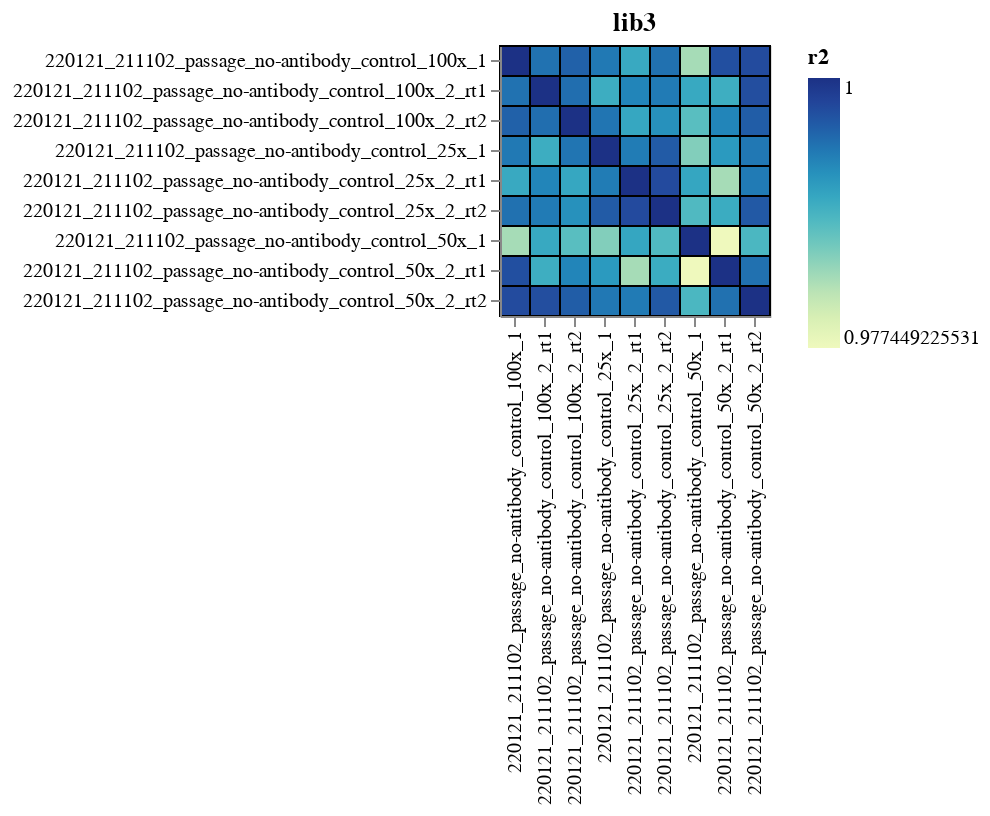

This figure's notebook cell:
### Code cell
corr_charts = []
for library, library_corr in corrs.groupby("library"):
    corr_chart = (
        alt.Chart(library_corr)
        .encode(
            alt.X("sample_1", title=None),
            alt.Y("sample_2", title=None),
            color=alt.Color("r2", scale=alt.Scale(type='log')),
            tooltip=[
                "library",
                "sample_1",
                "sample_2",
                alt.Tooltip("r2", format=".3f")
            ],
        )
        .mark_rect(stroke="black")
        .properties(width=alt.Step(15), height=alt.Step(15), title=library)
#         .add_selection(*selections)
    )
#     for selection in selections:
#         corr_chart = corr_chart.transform_filter(selection)
    corr_charts.append(corr_chart)

corr_chart = (
    alt.vconcat(*corr_charts)
    .configure_axis(labelLimit=500)

)

corr_chart

### Figure 1 — Vega-Lite specification as saved in the notebook (floating-point values rounded to 4 significant figures)
{"config": {"view": {"continuousWidth": 400, "continuousHeight": 300}, "axis": {"labelLimit": 500}}, "vconcat": [{"mark": {"type": "rect", "stroke": "black"}, "encoding": {"color": {"field": "r2", "scale": {"type": "log"}, "type": "quantitative"}, "tooltip": [{"field": "library", "type": "nominal"}, {"field": "sample_1", "type": "nominal"}, {"field": "sample_2", "type": "nominal"}, {"field": "r2", "format": ".3f", "type": "quantitative"}], "x": {"field": "sample_1", "title": null, "type": "nominal"}, "y": {"field": "sample_2", "title": null, "type": "nominal"}}, "height": {"step": 15}, "title": "lib3", "width": {"step": 15}}], "data": {"name": "data-0710bc71b3bee88192e9e7f40d324914"}, "$schema": "https://vega.github.io/schema/vega-lite/v4.17.0.json", "datasets": {"data-0710bc71b3bee88192e9e7f40d324914": [{"library": "lib3", "sample_1": "220121_211102_passage_no-antibody_control_100x_1", "sample_2": "220121_211102_passage_no-antibody_control_100x_1", "r2": 1.0, "equal": true, "antibody": "no antibody", "virus_batch": "211102_passage", "sample_type": "no-antibody_control", "date": 220121}, {"library": "lib3", "sample_1": "220121_211102_passage_no-antibody_control_100x_2_rt1", "sample_2": "220121_211102_passage_no-antibody_control_100x_1", "r2": 0.9943, "equal": true, "antibody": "no antibody", "virus_batch": "211102_passage", "sample_type": "no-antibody_control", "date": 220121}, {"library": "lib3", "sample_1": "220121_211102_passage_no-antibody_control_100x_2_rt2", "sample_2": "220121_211102_passage_no-antibody_control_100x_1", "r2": 0.9956, "equal": true, "antibody": "no antibody", "virus_batch": "211102_passage", "sample_type": "no-antibody_control", "date": 220121}, {"library": "lib3", "sample_1": "220121_211102_passage_no-antibody_control_25x_1", "sample_2": "220121_211102_passage_no-antibody_control_100x_1", "r2": 0.9938, "equal": true, "antibody": "no antibody", "virus_batch": "211102_passage", "sample_type": "no-antibody_control", "date": 220121}, {"library": "lib3", "sample_1": "220121_211102_passage_no-antibody_control_25x_2_rt1", "sample_2": "220121_211102_passage_no-antibody_control_100x_1", "r2": 0.9898, "equal": true, "antibody": "no antibody", "virus_batch": "211102_passage", "sample_type": "no-antibody_control", "date": 220121}, {"library": "lib3", "sample_1": "220121_211102_passage_no-antibody_control_25x_2_rt2", "sample_2": "220121_211102_passage_no-antibody_control_100x_1", "r2": 0.9944, "equal": true, "antibody": "no antibody", "virus_batch": "211102_passage", "sample_type": "no-antibody_control", "date": 220121}, {"library": "lib3", "sample_1": "220121_211102_passage_no-antibody_control_50x_1", "sample_2": "220121_211102_passage_no-antibody_control_100x_1", "r2": 0.9832, "equal": true, "antibody": "no antibody", "virus_batch": "211102_passage", "sample_type": "no-antibody_control", "date": 220121}, {"library": "lib3", "sample_1": "220121_211102_passage_no-antibody_control_50x_2_rt1", "sample_2": "220121_211102_passage_no-antibody_control_100x_1", "r2": 0.9971, "equal": true, "antibody": "no antibody", "virus_batch": "211102_passage", "sample_type": "no-antibody_control", "date": 220121}, {"library": "lib3", "sample_1": "220121_211102_passage_no-antibody_control_50x_2_rt2", "sample_2": "220121_211102_passage_no-antibody_control_100x_1", "r2": 0.9974, "equal": true, "antibody": "no antibody", "virus_batch": "211102_passage", "sample_type": "no-antibody_control", "date": 220121}, {"library": "lib3", "sample_1": "220121_211102_passage_no-antibody_control_100x_1", "sample_2": "220121_211102_passage_no-antibody_control_100x_2_rt1", "r2": 0.9943, "equal": true, "antibody": "no antibody", "virus_batch": "211102_passage", "sample_type": "no-antibody_control", "date": 220121}, {"library": "lib3", "sample_1": "220121_211102_passage_no-antibody_control_100x_2_rt1", "sample_2": "220121_211102_passage_no-antibody_control_100x_2_rt1", "r2": 1.0, "equal": true, "antibody": "no antibody", "virus_batch": "211102_passage", "sample_type": "no-antibody_control", "date": 220121}, {"library": "lib3", "sample_1": "220121_211102_passage_no-antibody_control_100x_2_rt2", "sample_2": "220121_211102_passage_no-antibody_control_100x_2_rt1", "r2": 0.9946, "equal": true, "antibody": "no antibody", "virus_batch": "211102_passage", "sample_type": "no-antibody_control", "date": 220121}, {"library": "lib3", "sample_1": "220121_211102_passage_no-antibody_control_25x_1", "sample_2": "220121_211102_passage_no-antibody_control_100x_2_rt1", "r2": 0.9894, "equal": true, "antibody": "no antibody", "virus_batch": "211102_passage", "sample_type": "no-antibody_control", "date": 220121}, {"library": "lib3", "sample_1": "220121_211102_passage_no-antibody_control_25x_2_rt1", "sample_2": "220121_211102_passage_no-antibody_control_100x_2_rt1", "r2": 0.9929, "equal": true, "antibody": "no antibody", "virus_batch": "211102_passage", "sample_type": "no-antibody_control", "date": 220121}, {"library": "lib3", "sample_1": "220121_211102_passage_no-antibody_control_25x_2_rt2", "sample_2": "220121_211102_passage_no-antibody_control_100x_2_rt1", "r2": 0.9937, "equal": true, "antibody": "no antibody", "virus_batch": "211102_passage", "sample_type": "no-antibody_control", "date": 220121}, {"library": "lib3", "sample_1": "220121_211102_passage_no-antibody_control_50x_1", "sample_2": "220121_211102_passage_no-antibody_control_100x_2_rt1", "r2": 0.9898, "equal": true, "antibody": "no antibody", "virus_batch": "211102_passage", "sample_type": "no-antibody_control", "date": 220121}, {"library": "lib3", "sample_1": "220121_211102_passage_no-antibody_control_50x_2_rt1", "sample_2": "220121_211102_passage_no-antibody_control_100x_2_rt1", "r2": 0.9893, "equal": true, "antibody": "no antibody", "virus_batch": "211102_passage", "sample_type": "no-antibody_control", "date": 220121}, {"library": "lib3", "sample_1": "220121_211102_passage_no-antibody_control_50x_2_rt2", "sample_2": "220121_211102_passage_no-antibody_control_100x_2_rt1", "r2": 0.9972, "equal": true, "antibody": "no antibody", "virus_batch": "211102_passage", "sample_type": "no-antibody_control", "date": 220121}, {"library": "lib3", "sample_1": "220121_211102_passage_no-antibody_control_100x_1", "sample_2": "220121_211102_passage_no-antibody_control_100x_2_rt2", "r2": 0.9956, "equal": true, "antibody": "no antibody", "virus_batch": "211102_passage", "sample_type": "no-antibody_control", "date": 220121}, {"library": "lib3", "sample_1": "220121_211102_passage_no-antibody_control_100x_2_rt1", "sample_2": "220121_211102_passage_no-antibody_control_100x_2_rt2", "r2": 0.9946, "equal": true, "antibody": "no antibody", "virus_batch": "211102_passage", "sample_type": "no-antibody_control", "date": 220121}, {"library": "lib3", "sample_1": "220121_211102_passage_no-antibody_control_100x_2_rt2", "sample_2": "220121_211102_passage_no-antibody_control_100x_2_rt2", "r2": 1.0, "equal": true, "antibody": "no antibody", "virus_batch": "211102_passage", "sample_type": "no-antibody_control", "date": 220121}, {"library": "lib3", "sample_1": "220121_211102_passage_no-antibody_control_25x_1", "sample_2": "220121_211102_passage_no-antibody_control_100x_2_rt2", "r2": 0.9941, "equal": true, "antibody": "no antibody", "virus_batch": "211102_passage", "sample_type": "no-antibody_control", "date": 220121}, {"library": "lib3", "sample_1": "220121_211102_passage_no-antibody_control_25x_2_rt1", "sample_2": "220121_211102_passage_no-antibody_control_100x_2_rt2", "r2": 0.99, "equal": true, "antibody": "no antibody", "virus_batch": "211102_passage", "sample_type": "no-antibody_control", "date": 220121}, {"library": "lib3", "sample_1": "220121_211102_passage_no-antibody_control_25x_2_rt2", "sample_2": "220121_211102_passage_no-antibody_control_100x_2_rt2", "r2": 0.992, "equal": true, "antibody": "no antibody", "virus_batch": "211102_passage", "sample_type": "no-antibody_control", "date": 220121}, {"library": "lib3", "sample_1": "220121_211102_passage_no-antibody_control_50x_1", "sample_2": "220121_211102_passage_no-antibody_control_100x_2_rt2", "r2": 0.9874, "equal": true, "antibody": "no antibody", "virus_batch": "211102_passage", "sample_type": "no-antibody_control", "date": 220121}, {"library": "lib3", "sample_1": "220121_211102_passage_no-antibody_control_50x_2_rt1", "sample_2": "220121_211102_passage_no-antibody_control_100x_2_rt2", "r2": 0.993, "equal": true, "antibody": "no antibody", "virus_batch": "211102_passage", "sample_type": "no-antibody_control", "date": 220121}, {"library": "lib3", "sample_1": "220121_211102_passage_no-antibody_control_50x_2_rt2", "sample_2": "220121_211102_passage_no-antibody_control_100x_2_rt2", "r2": 0.996, "equal": true, "antibody": "no antibody", "virus_batch": "211102_passage", "sample_type": "no-antibody_control", "date": 220121}, {"library": "lib3", "sample_1": "220121_211102_passage_no-antibody_control_100x_1", "sample_2": "220121_211102_passage_no-antibody_control_25x_1", "r2": 0.9938, "equal": true, "antibody": "no antibody", "virus_batch": "211102_passage", "sample_type": "no-antibody_control", "date": 220121}, {"library": "lib3", "sample_1": "220121_211102_passage_no-antibody_control_100x_2_rt1", "sample_2": "220121_211102_passage_no-antibody_control_25x_1", "r2": 0.9894, "equal": true, "antibody": "no antibody", "virus_batch": "211102_passage", "sample_type": "no-antibody_control", "date": 220121}, {"library": "lib3", "sample_1": "220121_211102_passage_no-antibody_control_100x_2_rt2", "sample_2": "220121_211102_passage_no-antibody_control_25x_1", "r2": 0.9941, "equal": true, "antibody": "no antibody", "virus_batch": "211102_passage", "sample_type": "no-antibody_control", "date": 220121}, {"library": "lib3", "sample_1": "220121_211102_passage_no-antibody_control_25x_1", "sample_2": "220121_211102_passage_no-antibody_control_25x_1", "r2": 1.0, "equal": true, "antibody": "no antibody", "virus_batch": "211102_passage", "sample_type": "no-antibody_control", "date": 220121}, {"library": "lib3", "sample_1": "220121_211102_passage_no-antibody_control_25x_2_rt1", "sample_2": "220121_211102_passage_no-antibody_control_25x_1", "r2": 0.9936, "equal": true, "antibody": "no antibody", "virus_batch": "211102_passage", "sample_type": "no-antibody_control", "date": 220121}, {"library": "lib3", "sample_1": "220121_211102_passage_no-antibody_control_25x_2_rt2", "sample_2": "220121_211102_passage_no-antibody_control_25x_1", "r2": 0.9961, "equal": true, "antibody": "no antibody", "virus_batch": "211102_passage", "sample_type": "no-antibody_control", "date": 220121}, {"library": "lib3", "sample_1": "220121_211102_passage_no-antibody_control_50x_1", "sample_2": "220121_211102_passage_no-antibody_control_25x_1", "r2": 0.9851, "equal": true, "antibody": "no antibody", "virus_batch": "211102_passage", "sample_type": "no-antibody_control", "date": 220121}, {"library": "lib3", "sample_1": "220121_211102_passage_no-antibody_control_50x_2_rt1", "sample_2": "220121_211102_passage_no-antibody_control_25x_1", "r2": 0.9912, "equal": true, "antibody": "no antibody", "virus_batch": "211102_passage", "sample_type": "no-antibody_control", "date": 220121}, {"library": "lib3", "sample_1": "220121_211102_passage_no-antibody_control_50x_2_rt2", "sample_2": "220121_211102_passage_no-antibody_control_25x_1", "r2": 0.9939, "equal": true, "antibody": "no antibody", "virus_batch": "211102_passage", "sample_type": "no-antibody_control", "date": 220121}, {"library": "lib3", "sample_1": "220121_211102_passage_no-antibody_control_100x_1", "sample_2": "220121_211102_passage_no-antibody_control_25x_2_rt1", "r2": 0.9898, "equal": true, "antibody": "no antibody", "virus_batch": "211102_passage", "sample_type": "no-antibody_control", "date": 220121}, {"library": "lib3", "sample_1": "220121_211102_passage_no-antibody_control_100x_2_rt1", "sample_2": "220121_211102_passage_no-antibody_control_25x_2_rt1", "r2": 0.9929, "equal": true, "antibody": "no antibody", "virus_batch": "211102_passage", "sample_type": "no-antibody_control", "date": 220121}, {"library": "lib3", "sample_1": "220121_211102_passage_no-antibody_control_100x_2_rt2", "sample_2": "220121_211102_passage_no-antibody_control_25x_2_rt1", "r2": 0.99, "equal": true, "antibody": "no antibody", "virus_batch": "211102_passage", "sample_type": "no-antibody_control", "date": 220121}, {"library": "lib3", "sample_1": "220121_211102_passage_no-antibody_control_25x_1", "sample_2": "220121_211102_passage_no-antibody_control_25x_2_rt1", "r2": 0.9936, "equal": true, "antibody": "no antibody", "virus_batch": "211102_passage", "sample_type": "no-antibody_control", "date": 220121}, {"library": "lib3", "sample_1": "220121_211102_passage_no-antibody_control_25x_2_rt1", "sample_2": "220121_211102_passage_no-antibody_control_25x_2_rt1", "r2": 1.0, "equal": true, "antibody": "no antibody", "virus_batch": "211102_passage", "sample_type": "no-antibody_control", "date": 220121}, {"library": "lib3", "sample_1": "220121_211102_passage_no-antibody_control_25x_2_rt2", "sample_2": "220121_211102_passage_no-antibody_control_25x_2_rt1", "r2": 0.9975, "equal": true, "antibody": "no antibody", "virus_batch": "211102_passage", "sample_type": "no-antibody_control", "date": 220121}, {"library": "lib3", "sample_1": "220121_211102_passage_no-antibody_control_50x_1", "sample_2": "220121_211102_passage_no-antibody_control_25x_2_rt1", "r2": 0.9901, "equal": true, "antibody": "no antibody", "virus_batch": "211102_passage", "sample_type": "no-antibody_control", "date": 220121}, {"library": "lib3", "sample_1": "220121_211102_passage_no-antibody_control_50x_2_rt1", "sample_2": "220121_211102_passage_no-antibody_control_25x_2_rt1", "r2": 0.9832, "equal": true, "antibody": "no antibody", "virus_batch": "211102_passage", "sample_type": "no-antibody_control", "date": 220121}, {"library": "lib3", "sample_1": "220121_211102_passage_no-antibody_control_50x_2_rt2", "sample_2": "220121_211102_passage_no-antibody_control_25x_2_rt1", "r2": 0.9937, "equal": true, "antibody": "no antibody", "virus_batch": "211102_passage", "sample_type": "no-antibody_control", "date": 220121}, {"library": "lib3", "sample_1": "220121_211102_passage_no-antibody_control_100x_1", "sample_2": "220121_211102_passage_no-antibody_control_25x_2_rt2", "r2": 0.9944, "equal": true, "antibody": "no antibody", "virus_batch": "211102_passage", "sample_type": "no-antibody_control", "date": 220121}, {"library": "lib3", "sample_1": "220121_211102_passage_no-antibody_control_100x_2_rt1", "sample_2": "220121_211102_passage_no-antibody_control_25x_2_rt2", "r2": 0.9937, "equal": true, "antibody": "no antibody", "virus_batch": "211102_passage", "sample_type": "no-antibody_control", "date": 220121}, {"library": "lib3", "sample_1": "220121_211102_passage_no-antibody_control_100x_2_rt2", "sample_2": "220121_211102_passage_no-antibody_control_25x_2_rt2", "r2": 0.992, "equal": true, "antibody": "no antibody", "virus_batch": "211102_passage", "sample_type": "no-antibody_control", "date": 220121}, {"library": "lib3", "sample_1": "220121_211102_passage_no-antibody_control_25x_1", "sample_2": "220121_211102_passage_no-antibody_control_25x_2_rt2", "r2": 0.9961, "equal": true, "antibody": "no antibody", "virus_batch": "211102_passage", "sample_type": "no-antibody_control", "date": 220121}, {"library": "lib3", "sample_1": "220121_211102_passage_no-antibody_control_25x_2_rt1", "sample_2": "220121_211102_passage_no-antibody_control_25x_2_rt2", "r2": 0.9975, "equal": true, "antibody": "no antibody", "virus_batch": "211102_passage", "sample_type": "no-antibody_control", "date": 220121}, {"library": "lib3", "sample_1": "220121_211102_passage_no-antibody_control_25x_2_rt2", "sample_2": "220121_211102_passage_no-antibody_control_25x_2_rt2", "r2": 1.0, "equal": true, "antibody": "no antibody", "virus_batch": "211102_passage", "sample_type": "no-antibody_control", "date": 220121}, {"library": "lib3", "sample_1": "220121_211102_passage_no-antibody_control_50x_1", "sample_2": "220121_211102_passage_no-antibody_control_25x_2_rt2", "r2": 0.988, "equal": true, "antibody": "no antibody", "virus_batch": "211102_passage", "sample_type": "no-antibody_control", "date": 220121}, {"library": "lib3", "sample_1": "220121_211102_passage_no-antibody_control_50x_2_rt1", "sample_2": "220121_211102_passage_no-antibody_control_25x_2_rt2", "r2": 0.9895, "equal": true, "antibody": "no antibody", "virus_batch": "211102_passage", "sample_type": "no-antibody_control", "date": 220121}, {"library": "lib3", "sample_1": "220121_211102_passage_no-antibody_control_50x_2_rt2", "sample_2": "220121_211102_passage_no-antibody_control_25x_2_rt2", "r2": 0.9963, "equal": true, "antibody": "no antibody", "virus_batch": "211102_passage", "sample_type": "no-antibody_control", "date": 220121}, {"library": "lib3", "sample_1": "220121_211102_passage_no-antibody_control_100x_1", "sample_2": "220121_211102_passage_no-antibody_control_50x_1", "r2": 0.9832, "equal": true, "antibody": "no antibody", "virus_batch": "211102_passage", "sample_type": "no-antibody_control", "date": 220121}, {"library": "lib3", "sample_1": "220121_211102_passage_no-antibody_control_100x_2_rt1", "sample_2": "220121_211102_passage_no-antibody_control_50x_1", "r2": 0.9898, "equal": true, "antibody": "no antibody", "virus_batch": "211102_passage", "sample_type": "no-antibody_control", "date": 220121}, {"library": "lib3", "sample_1": "220121_211102_passage_no-antibody_control_100x_2_rt2", "sample_2": "220121_211102_passage_no-antibody_control_50x_1", "r2": 0.9874, "equal": true, "antibody": "no antibody", "virus_batch": "211102_passage", "sample_type": "no-antibody_control", "date": 220121}, {"library": "lib3", "sample_1": "220121_211102_passage_no-antibody_control_25x_1", "sample_2": "220121_211102_passage_no-antibody_control_50x_1", "r2": 0.9851, "equal": true, "antibody": "no antibody", "virus_batch": "211102_passage", "sample_type": "no-antibody_control", "date": 220121}, {"library": "lib3", "sample_1": "220121_211102_passage_no-antibody_control_25x_2_rt1", "sample_2": "220121_211102_passage_no-antibody_control_50x_1", "r2": 0.9901, "equal": true, "antibody": "no antibody", "virus_batch": "211102_passage", "sample_type": "no-antibody_control", "date": 220121}, {"library": "lib3", "sample_1": "220121_211102_passage_no-antibody_control_25x_2_rt2", "sample_2": "220121_211102_passage_no-antibody_control_50x_1", "r2": 0.988, "equal": true, "antibody": "no antibody", "virus_batch": "211102_passage", "sample_type": "no-antibody_control", "date": 220121}, {"library": "lib3", "sample_1": "220121_211102_passage_no-antibody_control_50x_1", "sample_2": "220121_211102_passage_no-antibody_control_50x_1", "r2": 1.0, "equal": true, "antibody": "no antibody", "virus_batch": "211102_passage", "sample_type": "no-antibody_control", "date": 220121}, {"library": "lib3", "sample_1": "220121_211102_passage_no-antibody_control_50x_2_rt1", "sample_2": "220121_211102_passage_no-antibody_control_50x_1", "r2": 0.9774, "equal": true, "antibody": "no antibody", "virus_batch": "211102_passage", "sample_type": "no-antibody_control", "date": 220121}, {"library": "lib3", "sample_1": "220121_211102_passage_no-antibody_control_50x_2_rt2", "sample_2": "220121_211102_passage_no-antibody_control_50x_1", "r2": 0.9883, "equal": true, "antibody": "no antibody", "virus_batch": "211102_passage", "sample_type": "no-antibody_control", "date": 220121}, {"library": "lib3", "sample_1": "220121_211102_passage_no-antibody_control_100x_1", "sample_2": "220121_211102_passage_no-antibody_control_50x_2_rt1", "r2": 0.9971, "equal": true, "antibody": "no antibody", "virus_batch": "211102_passage", "sample_type": "no-antibody_control", "date": 220121}, {"library": "lib3", "sample_1": "220121_211102_passage_no-antibody_control_100x_2_rt1", "sample_2": "220121_211102_passage_no-antibody_control_50x_2_rt1", "r2": 0.9893, "equal": true, "antibody": "no antibody", "virus_batch": "211102_passage", "sample_type": "no-antibody_control", "date": 220121}, {"library": "lib3", "sample_1": "220121_211102_passage_no-antibody_control_100x_2_rt2", "sample_2": "220121_211102_passage_no-antibody_control_50x_2_rt1", "r2": 0.993, "equal": true, "antibody": "no antibody", "virus_batch": "211102_passage", "sample_type": "no-antibody_control", "date": 220121}, {"library": "lib3", "sample_1": "220121_211102_passage_no-antibody_control_25x_1", "sample_2": "220121_211102_passage_no-antibody_control_50x_2_rt1", "r2": 0.9912, "equal": true, "antibody": "no antibody", "virus_batch": "211102_passage", "sample_type": "no-antibody_control", "date": 220121}, {"library": "lib3", "sample_1": "220121_211102_passage_no-antibody_control_25x_2_rt1", "sample_2": "220121_211102_passage_no-antibody_control_50x_2_rt1", "r2": 0.9832, "equal": true, "antibody": "no antibody", "virus_batch": "211102_passage", "sample_type": "no-antibody_control", "date": 220121}, {"library": "lib3", "sample_1": "220121_211102_passage_no-antibody_control_25x_2_rt2", "sample_2": "220121_211102_passage_no-antibody_control_50x_2_rt1", "r2": 0.9895, "equal": true, "antibody": "no antibody", "virus_batch": "211102_passage", "sample_type": "no-antibody_control", "date": 220121}, {"library": "lib3", "sample_1": "220121_211102_passage_no-antibody_control_50x_1", "sample_2": "220121_211102_passage_no-antibody_control_50x_2_rt1", "r2": 0.9774, "equal": true, "antibody": "no antibody", "virus_batch": "211102_passage", "sample_type": "no-antibody_control", "date": 220121}, {"library": "lib3", "sample_1": "220121_211102_passage_no-antibody_control_50x_2_rt1", "sample_2": "220121_211102_passage_no-antibody_control_50x_2_rt1", "r2": 1.0, "equal": true, "antibody": "no antibody", "virus_batch": "211102_passage", "sample_type": "no-antibody_control", "date": 220121}, {"library": "lib3", "sample_1": "220121_211102_passage_no-antibody_control_50x_2_rt2", "sample_2": "220121_211102_passage_no-antibody_control_50x_2_rt1", "r2": 0.9944, "equal": true, "antibody": "no antibody", "virus_batch": "211102_passage", "sample_type": "no-antibody_control", "date": 220121}, {"library": "lib3", "sample_1": "220121_211102_passage_no-antibody_control_100x_1", "sample_2": "220121_211102_passage_no-antibody_control_50x_2_rt2", "r2": 0.9974, "equal": true, "antibody": "no antibody", "virus_batch": "211102_passage", "sample_type": "no-antibody_control", "date": 220121}, {"library": "lib3", "sample_1": "220121_211102_passage_no-antibody_control_100x_2_rt1", "sample_2": "220121_211102_passage_no-antibody_control_50x_2_rt2", "r2": 0.9972, "equal": true, "antibody": "no antibody", "virus_batch": "211102_passage", "sample_type": "no-antibody_control", "date": 220121}, {"library": "lib3", "sample_1": "220121_211102_passage_no-antibody_control_100x_2_rt2", "sample_2": "220121_211102_passage_no-antibody_control_50x_2_rt2", "r2": 0.996, "equal": true, "antibody": "no antibody", "virus_batch": "211102_passage", "sample_type": "no-antibody_control", "date": 220121}, {"library": "lib3", "sample_1": "220121_211102_passage_no-antibody_control_25x_1", "sample_2": "220121_211102_passage_no-antibody_control_50x_2_rt2", "r2": 0.9939, "equal": true, "antibody": "no antibody", "virus_batch": "211102_passage", "sample_type": "no-antibody_control", "date": 220121}, {"library": "lib3", "sample_1": "220121_211102_passage_no-antibody_control_25x_2_rt1", "sample_2": "220121_211102_passage_no-antibody_control_50x_2_rt2", "r2": 0.9937, "equal": true, "antibody": "no antibody", "virus_batch": "211102_passage", "sample_type": "no-antibody_control", "date": 220121}, {"library": "lib3", "sample_1": "220121_211102_passage_no-antibody_control_25x_2_rt2", "sample_2": "220121_211102_passage_no-antibody_control_50x_2_rt2", "r2": 0.9963, "equal": true, "antibody": "no antibody", "virus_batch": "211102_passage", "sample_type": "no-antibody_control", "date": 220121}, {"library": "lib3", "sample_1": "220121_211102_passage_no-antibody_control_50x_1", "sample_2": "220121_211102_passage_no-antibody_control_50x_2_rt2", "r2": 0.9883, "equal": true, "antibody": "no antibody", "virus_batch": "211102_passage", "sample_type": "no-antibody_control", "date": 220121}, {"library": "lib3", "sample_1": "220121_211102_passage_no-antibody_control_50x_2_rt1", "sample_2": "220121_211102_passage_no-antibody_control_50x_2_rt2", "r2": 0.9944, "equal": true, "antibody": "no antibody", "virus_batch": "211102_passage", "sample_type": "no-antibody_control", "date": 220121}, {"library": "lib3", "sample_1": "220121_211102_passage_no-antibody_control_50x_2_rt2", "sample_2": "220121_211102_passage_no-antibody_control_50x_2_rt2", "r2": 1.0, "equal": true, "antibody": "no antibody", "virus_batch": "211102_passage", "sample_type": "no-antibody_control", "date": 220121}]}}
